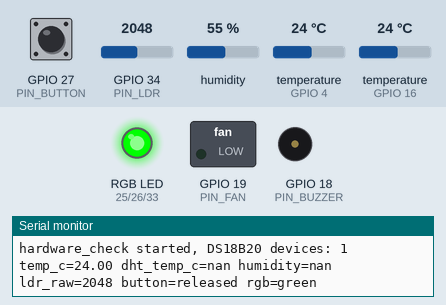
Simulated run of this sketch. Board: ESP32. Shown: switched loads named in the sketch (green lamp = pin HIGH), an RGB LED mixed from three pins (HIGH = lit), buzzer (waves = sounding), the last lines printed to the serial monitor. The inputs (shaded band) are chosen by the test bench; at power-on: GPIO 27 (PIN_BUTTON) HIGH, GPIO 34 (PIN_LDR) = 2048, humidity 55 %, temperature (sensors on GPIO 4, GPIO 16) 24 °C.

Above: at 1.2 s.
1.3 s: GPIO 27 (PIN_BUTTON) pulled LOW for 1 s
At 2.9 s:
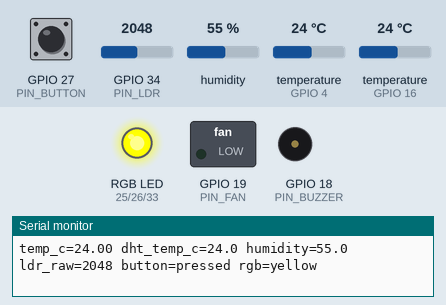
7.5 s: GPIO 27 (PIN_BUTTON) pulled LOW for 3.2 s
At 7.85 s:
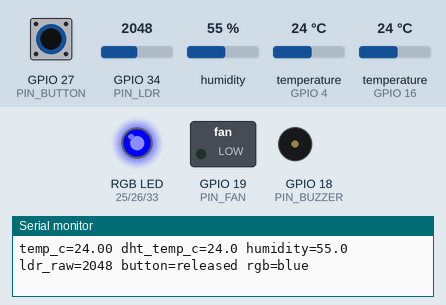
12.2 s: GPIO 27 (PIN_BUTTON) pulled LOW for 0.15 s
At 13.6 s:
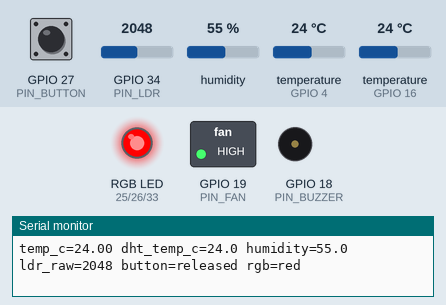
15.7 s: GPIO 27 (PIN_BUTTON) driven LOW
At 15.8 s:
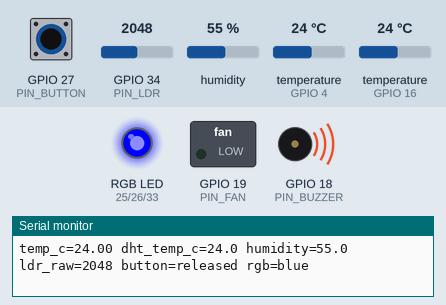
23.5 s: GPIO 27 (PIN_BUTTON) driven HIGH
27.5 s: GPIO 27 (PIN_BUTTON) driven LOW
At 27.6 s:
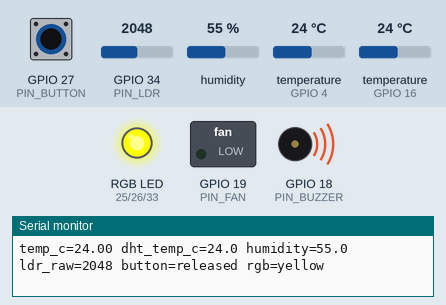
Timing chart, 0 to 31.5 s (numbered marks = the images above; inputs shaded):
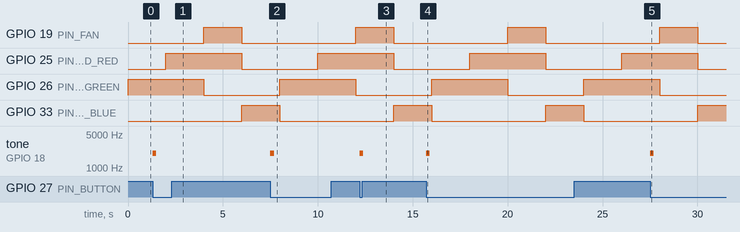

The sketch:

hardware_check.ino
```cpp
// Teste de hardware: sensores e saídas, sem rede
#include <OneWire.h>
#include <DallasTemperature.h>
#include <DHT.h>
#include "pins.h"

// Trocar para DHT11 na bancada (o Wokwi só tem o DHT22)
const uint8_t DHT_TYPE = DHT22;

const unsigned long STATUS_INTERVAL_MS = 1000;
const unsigned long DHT_INTERVAL_MS = 2000;
const unsigned long COLOR_INTERVAL_MS = 2000;
const unsigned int BEEP_HZ = 2000;
const unsigned long BEEP_MS = 200;

const char* COLOR_NAMES[] = {"green", "yellow", "red", "blue"};
const int COLOR_COUNT = 4;

OneWire oneWire(PIN_DS18B20);
DallasTemperature ds18b20(&oneWire);
DHT dht(PIN_DHT, DHT_TYPE);

float tempC = NAN;
float dhtTempC = NAN;
float humidity = NAN;
int colorIndex = 0;
bool buttonWasPressed = false;
bool beeping = false;
unsigned long beepStartMs = 0;
unsigned long lastStatusMs = 0;
unsigned long lastDhtMs = 0;
unsigned long lastColorMs = 0;

// LED RGB e ventoinha
void showColor(int index) {
  const char* name = COLOR_NAMES[index];
  bool red = strcmp(name, "red") == 0 || strcmp(name, "yellow") == 0;
  bool green = strcmp(name, "green") == 0 || strcmp(name, "yellow") == 0;
  bool blue = strcmp(name, "blue") == 0;
  digitalWrite(PIN_LED_RED, red ? HIGH : LOW);
  digitalWrite(PIN_LED_GREEN, green ? HIGH : LOW);
  digitalWrite(PIN_LED_BLUE, blue ? HIGH : LOW);
  digitalWrite(PIN_FAN, strcmp(name, "red") == 0 ? HIGH : LOW);
}

// DS18B20
float readDs18b20() {
  float value = ds18b20.getTempCByIndex(0);
  ds18b20.requestTemperatures();
  // -127: sem resposta. 85: antes da primeira conversão
  if (value == DEVICE_DISCONNECTED_C || value == 85.0) {
    return NAN;
  }
  return value;
}

void setup() {
  Serial.begin(115200);
  pinMode(PIN_LED_RED, OUTPUT);
  pinMode(PIN_LED_GREEN, OUTPUT);
  pinMode(PIN_LED_BLUE, OUTPUT);
  pinMode(PIN_FAN, OUTPUT);
  pinMode(PIN_BUTTON, INPUT_PULLUP);

  ds18b20.begin();
  ds18b20.setWaitForConversion(false);
  ds18b20.requestTemperatures();
  dht.begin();

  Serial.printf("hardware_check started, DS18B20 devices: %d\n", ds18b20.getDeviceCount());
  showColor(colorIndex);
}

void loop() {
  unsigned long now = millis();

  // Botão e buzzer
  bool buttonPressed = digitalRead(PIN_BUTTON) == LOW;
  if (buttonPressed && !buttonWasPressed) {
    tone(PIN_BUZZER, BEEP_HZ);
    beeping = true;
    beepStartMs = now;
  }
  buttonWasPressed = buttonPressed;

  // tone() com duração não desliga o buzzer no Wokwi
  if (beeping && now - beepStartMs >= BEEP_MS) {
    noTone(PIN_BUZZER);
    beeping = false;
  }

  // Cores
  if (now - lastColorMs >= COLOR_INTERVAL_MS) {
    lastColorMs = now;
    colorIndex = (colorIndex + 1) % COLOR_COUNT;
    showColor(colorIndex);
  }

  // DHT
  if (now - lastDhtMs >= DHT_INTERVAL_MS) {
    lastDhtMs = now;
    dhtTempC = dht.readTemperature();
    humidity = dht.readHumidity();
  }

  // Serial
  if (now - lastStatusMs >= STATUS_INTERVAL_MS) {
    lastStatusMs = now;
    tempC = readDs18b20();
    Serial.printf("temp_c=%.2f dht_temp_c=%.1f humidity=%.1f ldr_raw=%d button=%s rgb=%s\n",
                  tempC, dhtTempC, humidity, analogRead(PIN_LDR),
                  buttonPressed ? "pressed" : "released", COLOR_NAMES[colorIndex]);
  }
}
```

pins.h
```cpp
// Pinos do projeto, iguais no Wokwi e na bancada
#pragma once

const int PIN_DHT = 4;
const int PIN_DS18B20 = 16;
const int PIN_BUZZER = 18;
const int PIN_FAN = 19;
const int PIN_LED_RED = 25;
const int PIN_LED_GREEN = 26;
const int PIN_BUTTON = 27;
const int PIN_LED_BLUE = 33;
const int PIN_LDR = 34;
```

Measured:
- after the input at 1.3 s, tone on GPIO 18 (PIN_BUZZER): silent → 2000 Hz at once, → silent 0.20 s later
- after the input at 7.5 s, tone on GPIO 18 (PIN_BUZZER): silent → 2000 Hz at once, → silent 0.20 s later
- after the input at 12.2 s, tone on GPIO 18 (PIN_BUZZER): silent → 2000 Hz at once, → silent 0.20 s later
- after the input at 15.7 s, tone on GPIO 18 (PIN_BUZZER): silent → 2000 Hz at once, → silent 0.20 s later
- after the input at 27.5 s, tone on GPIO 18 (PIN_BUZZER): silent → 2000 Hz at once, → silent 0.20 s later
